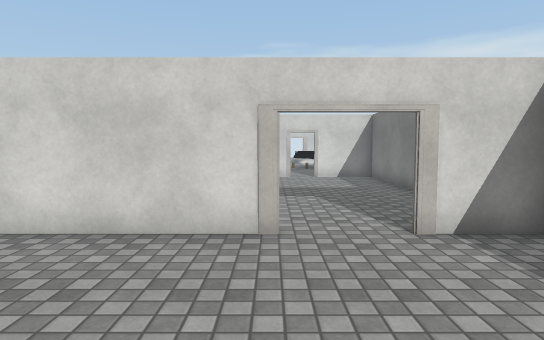
[1] (above)

21 first-person views from a walk through a scene from a Unity 3-D project. The camera is 1.4 m above the floor, tilts 4° down and sees 75° across. The floor is counted in squares, 1 m on a side. Each view is taken from the middle of a square. On the plan, view 1 faces up. The plan holds only what a view shows up to about 15 squares ahead; the rest is blank. The place goes on beyond the plan. The player character is not drawn. Some animated figures are left out. Door leaves are left out, so doorways stand open. Surface patterns are stand-ins for the level's own textures.

[2]
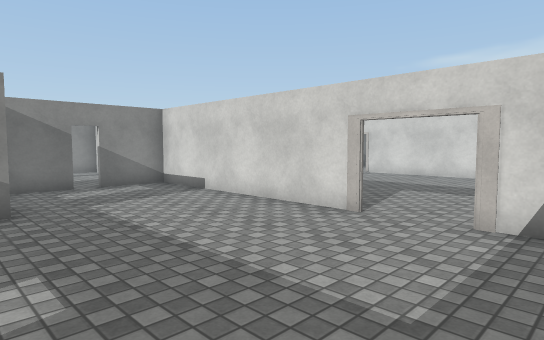

[3]
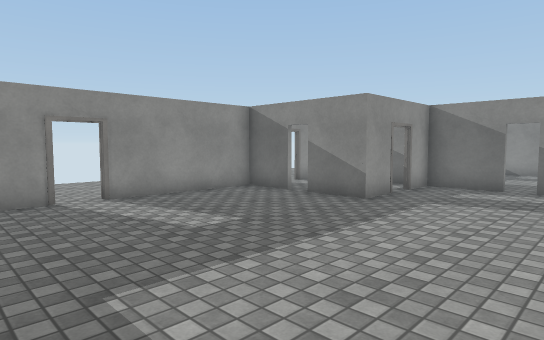

[4]
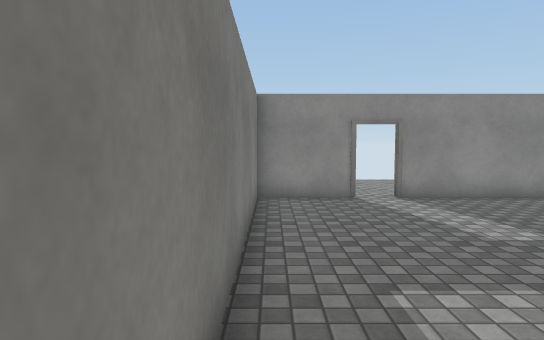

[5]
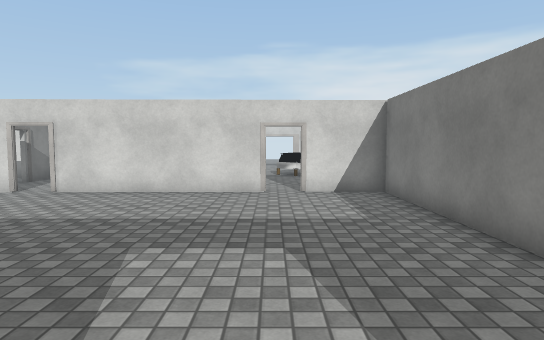

[6]
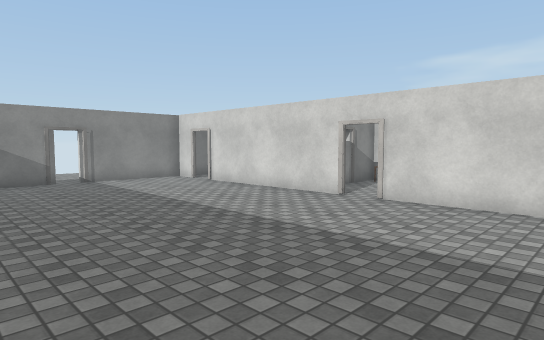

[7]
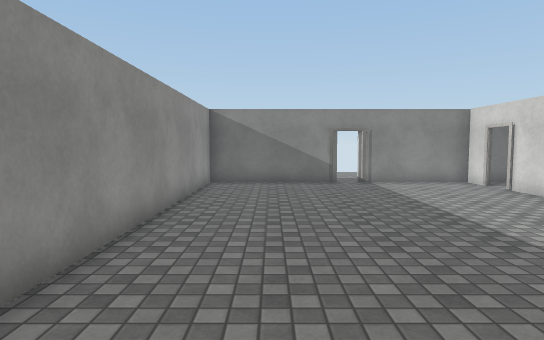

[8]
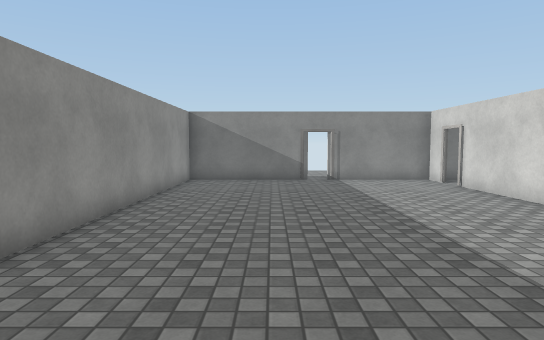

[9]
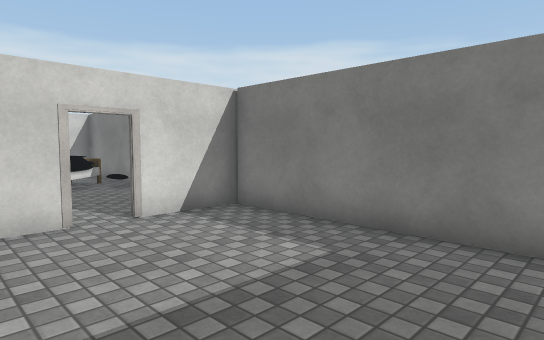

[10]
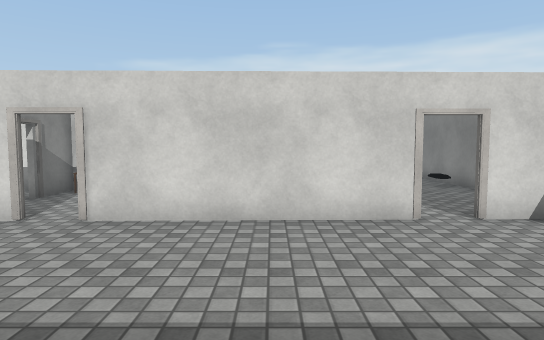

[11]
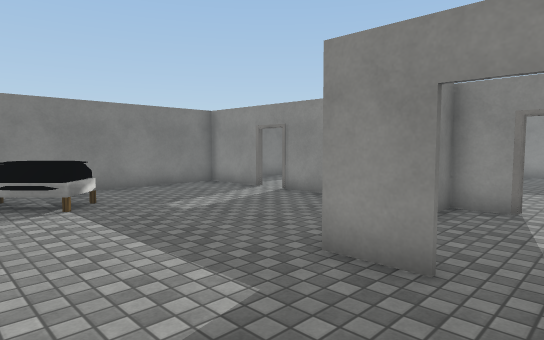

[12]
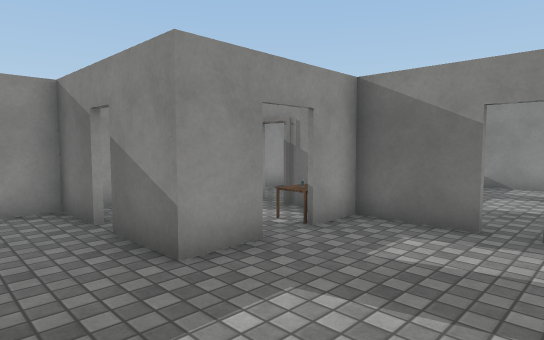

[13]
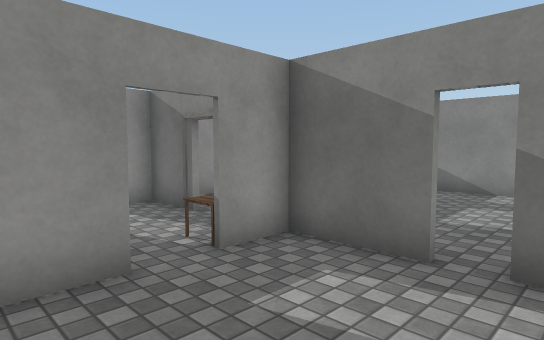

[14]
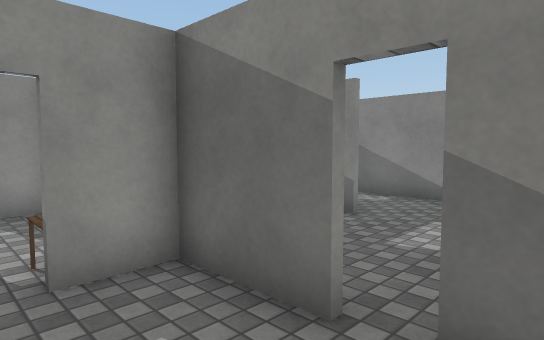

[15]
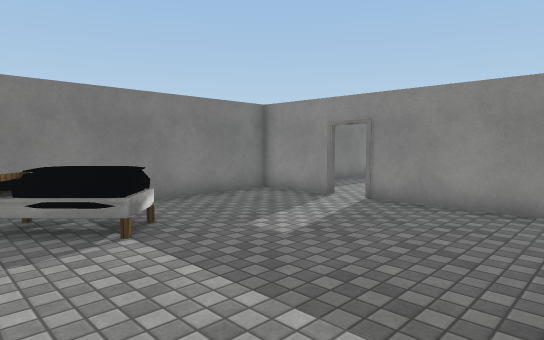

[16]
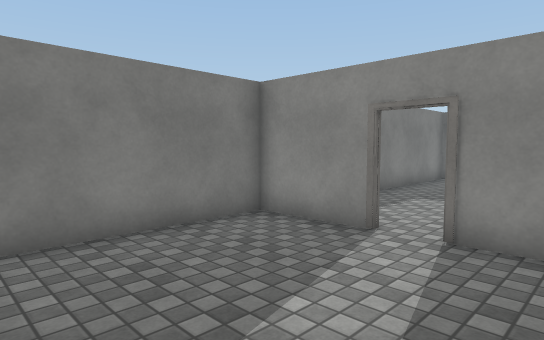

[17]
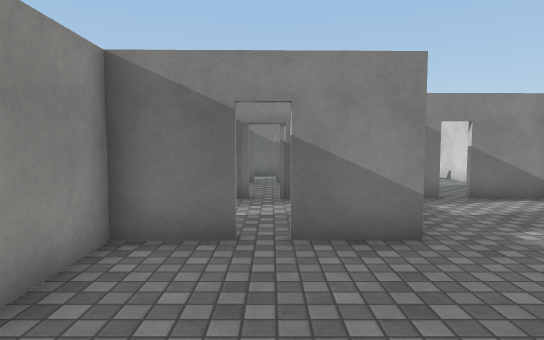

[18]
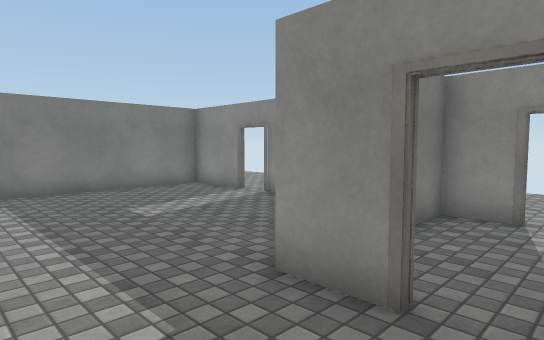

[19]
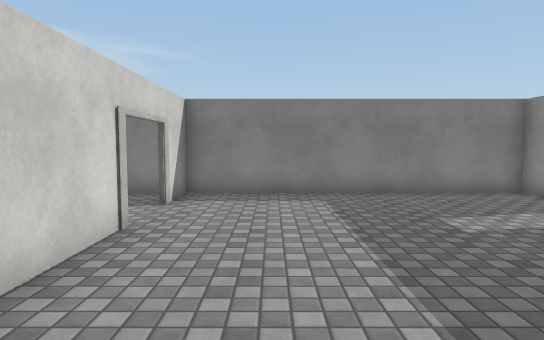

[20]
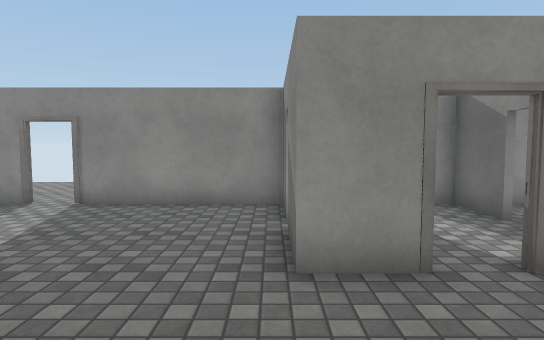

[21]
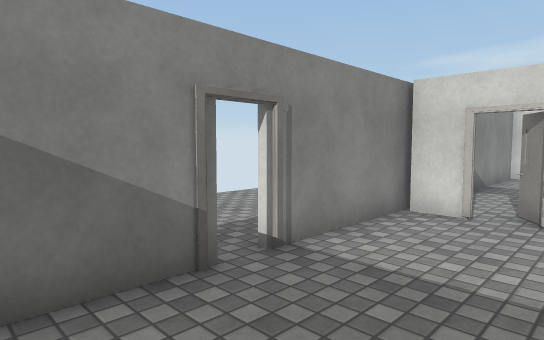

### Floor plan
Points are (right, up) in squares from view 1. A wall is a line through its corners. A room is listed if a view was taken in it or the views show most of it. See-through windows are left out.
Room 1 (views 1, 2, 3, 4, 5, 18, 19, 20)
walls: (0.1, 5.5) (-8.3, 5.5) (-8.3, 3.3); (-4.3, -2.5) (-4.3, -4.4); (-5.9, 0.2) (-4.3, 0.2) (-4.3, -1.7); (1.7, -4.4) (4.4, -4.4) (4.4, 6); (4.5, 5.5) (2.1, 5.5); (-5.9, -4.4) (0.7, -4.4); (-8.3, 2.5) (-8.3, 0.2) (-6.7, 0.2)
ways out: open door at (1, 6) to room 2; open door at (-6.5, 0) to room 5; gap at (-4, -2) to room 5; open door at (1.5, -4.5)
Room 2 (views 6, 7, 8, 9, 10, 21)
walls: (-6.6, 15.5) (-12.9, 15.4); (0.9, 15.6) (-5.6, 15.5); (-13.9, 15.3) (-15.2, 15.3); (-15.4, 10.5) (-15.4, 5.7) (-4, 5.7); (4.4, 6) (4.4, 15.7) (1.8, 15.6); (-15.4, 15.8) (-15.4, 11.2)
ways out: open door at (1, 6) to room 1; open door at (-6, 16) to room 3; open door at (1.5, 16) to room 3; gap at (-14, 15) to room 4; open door at (-15, 11)
Room 3 (views 11, 12, 13, 14, 15, 16, 17)
walls: (-5.6, 20.2) (-4.2, 20.2) (-4.1, 18.3); (-4.1, 17.5) (-4.1, 15.5); (-8.3, 22.4) (-8.2, 18.2); (1.8, 15.7) (4.4, 15.8) (4.4, 24.5); (-5.7, 15.6) (0.8, 15.7); (-8.2, 17.4) (-8.1, 15.4); (-8.3, 24.6) (-8.3, 23.2)
ways out: open door at (-6, 16) to room 2; open door at (1.5, 16) to room 2; opening at (-8, 23) to room 4; open door at (-8, 17.5) to room 6; gap at (4, 22)
objects: table (-7, 19) to (-7, 20); other object (1, 22) to (2, 23); other object (2, 21); other object (3, 22); pillow (3, 23)
Room 4 (no view inside)
walls: (-15.4, 24.5) (-15.4, 18.4); (-15.4, 17) (-15.4, 16); (-12.9, 15.4) (-13.5, 16.3)
ways out: gap at (-14, 15) to room 2; opening at (-8, 23) to room 3; gap at (-12, 18) to room 6
Room 5 (no view inside)
walls: (-8.3, -2.5) (-8.3, -4.5); (-8.3, -0.5) (-8.3, -1.1); (-4.4, -4.5) (-4.4, -3.1); (-10.1, -4.4) (-6.8, -4.4)
ways out: open door at (-6.5, 0) to room 1; gap at (-4, -2) to room 1; open door at (-6.5, -4.5)
Room 6 (no view inside)
walls: (-11.1, 15.5) (-7.1, 15.6); (-8, 20) (-9.9, 20); (-12.3, 20.1) (-12.2, 18.1)
ways out: open door at (-8, 17.5) to room 3; gap at (-12, 18) to room 4

Positions as (right, up) in squares from view 1, and headings:
1: (0, 0), facing up
2: (4, -1), facing up-left
3: (4, 5), facing down-left
4: (4, 5), facing down
5: (1, 5), facing up
6: (-1, 7), facing up-left
7: (-2, 8), facing left
8: (-1, 9), facing left
9: (-1, 9), facing up-right
10: (-2, 9), facing up
11: (-7, 24), facing down-right
12: (-2, 24), facing down-left
13: (-4, 24), facing down-left
14: (-6, 24), facing down-left
15: (-4, 24), facing down-right
16: (-1, 21), facing down-right
17: (1, 18), facing left
18: (-7, 3), facing down-right
19: (-6, 3), facing right
20: (-4, 4), facing down
21: (-12, 8), facing up-left
